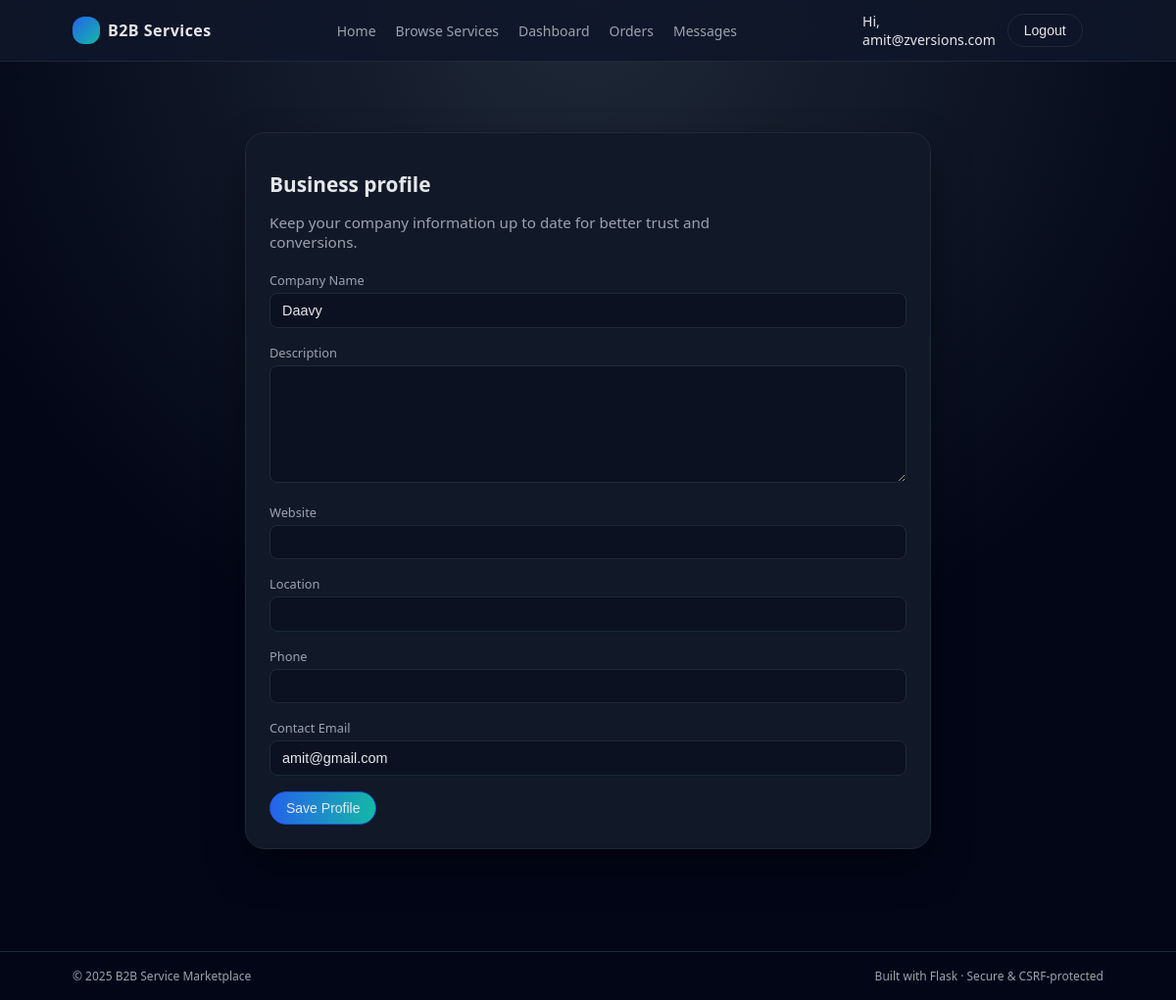
Screenshot of /profile (signed in) with the database file from the repository.
### app/models.py (models this page shows, shortened)
class User(UserMixin, db.Model):
    __tablename__ = "users"
    id = db.Column(db.Integer, primary_key=True)
    email = db.Column(db.String(120), unique=True, nullable=False, index=True)
    password_hash = db.Column(db.String(255), nullable=False)
    created_at = db.Column(db.DateTime, default=datetime.utcnow)
    is_admin = db.Column(db.Boolean, default=False)
    profile = db.relationship("BusinessProfile", backref="user", uselist=False)
    services = db.relationship("Service", backref="owner", lazy="dynamic")
    orders_as_buyer = db.relationship(
        "Order",
        backref="buyer",
        lazy="dynamic",
        foreign_keys="Order.buyer_id",
    )
    orders_as_seller = db.relationship(
        "Order",
        backref="seller",
        lazy="dynamic",
        foreign_keys="Order.seller_id",
    )

class BusinessProfile(db.Model):
    __tablename__ = "business_profiles"
    id = db.Column(db.Integer, primary_key=True)
    company_name = db.Column(db.String(150), nullable=False)
    description = db.Column(db.Text)
    website = db.Column(db.String(255))
    location = db.Column(db.String(255))
    phone = db.Column(db.String(50))
    contact_email = db.Column(db.String(120))
    user_id = db.Column(db.Integer, db.ForeignKey("users.id"), nullable=False)

### app/routes.py (the view, shortened to what this page needs)
@main_bp.route("/profile", methods=["GET", "POST"])
@login_required
def profile():
    profile = current_user.profile
    if not profile:
        profile = BusinessProfile(user_id=current_user.id, company_name="")
        db.session.add(profile)
        db.session.commit()
    form = ProfileForm(
        company_name=profile.company_name,
        description=profile.description,
        website=profile.website,
        location=profile.location,
        phone=profile.phone,
        contact_email=profile.contact_email,
    )
    return render_template("profile.html", form=form)

### app/forms.py
class ProfileForm(FlaskForm):
    company_name = StringField(
        "Company Name",
        validators=[DataRequired(), Length(max=150)],
    )
    description = TextAreaField("Description", validators=[Optional(), Length(max=2000)])
    website = StringField("Website", validators=[Optional(), Length(max=255)])
    location = StringField("Location", validators=[Optional(), Length(max=255)])
    phone = StringField("Phone", validators=[Optional(), Length(max=50)])
    contact_email = StringField(
        "Contact Email",
        validators=[Optional(), Email(), Length(max=120)],
    )
    submit = SubmitField("Save Profile")

### app/models.py (called while the page is built)
@login_manager.user_loader
def load_user(user_id):
    return User.query.get(int(user_id))

### app/routes.py (called while the page is built)
@main_bp.context_processor
def inject_globals():
    return dict(Order=Order)

### app/templates/profile.html (shortened to what this page needs)
{% extends "base.html" %}
{% block content %}
<div class="auth-container" style="max-width: 700px;">
  <h1 class="hero-title" style="font-size: 1.3rem; margin-bottom: 0.5rem;">
    Business profile
  </h1>
  <p class="hero-subtitle" style="margin-bottom: 1.25rem;">
    Keep your company information up to date for better trust and conversions.
  </p>
  <form method="post">
    <div class="form-group">
      {{ form.company_name.label }}
      {{ form.company_name }}
    </div>
    <div class="form-group">
      {{ form.description.label }}
      {{ form.description }}
    </div>
    <div class="form-group">
      {{ form.website.label }}
      {{ form.website }}
    </div>
    <div class="form-group">
      {{ form.location.label }}
      {{ form.location }}
    </div>
    <div class="form-group">
      {{ form.phone.label }}
      {{ form.phone }}
    </div>
    <div class="form-group">
      {{ form.contact_email.label }}
      {{ form.contact_email }}
    </div>
    <div class="form-actions">
      {{ form.submit(class_="btn btn-primary") }}
    </div>
  </form>
</div>
{% endblock %}

### app/templates/base.html (shortened to what this page needs)
<!doctype html>
<html lang="en">
  <head>
    <link
      rel="stylesheet"
      href="{{ url_for('static', filename='css/styles.css') }}"
    >
  </head>
  <body>
    <header class="navbar">
      <div class="navbar-inner">
        <div class="nav-brand">
          <div class="nav-logo"></div>
          <span>B2B Services</span>
        </div>
        <nav class="nav-links">
          <a href="{{ url_for('main.index') }}"
             class="{% if request.endpoint == 'main.index' %}active{% endif %}">
            Home
          </a>
          <a href="{{ url_for('main.service_list') }}"
             class="{% if request.endpoint == 'main.service_list' %}active{% endif %}">
            Browse Services
          </a>
          {% if current_user.is_authenticated %}
          <a href="{{ url_for('main.dashboard') }}"
             class="{% if request.endpoint == 'main.dashboard' %}active{% endif %}">
            Dashboard
          </a>
          <a href="{{ url_for('main.orders') }}"
             class="{% if request.endpoint == 'main.orders' %}active{% endif %}">
            Orders
          </a>
          <a href="{{ url_for('main.messages_overview') }}"
             class="{% if request.endpoint == 'main.messages_overview' %}active{% endif %}">
            Messages
          </a>
          {% endif %}
        </nav>
        <div class="nav-auth">
          {% if current_user.is_authenticated %}
          <span class="text-sm">Hi, {{ current_user.email }}</span>
          <form action="{{ url_for('main.logout') }}" method="get" style="margin:0;">
            <button type="submit" class="btn btn-outline">Logout</button>
          </form>
          {% else %}
          <a href="{{ url_for('main.login') }}" class="btn btn-outline">Log In</a>
          <a href="{{ url_for('main.register') }}" class="btn btn-primary">Sign Up</a>
          {% endif %}
        </div>
      </div>
    </header>
    <main class="container">
      {% block content %}{% endblock %}
    </main>
    <footer class="footer">
      <div class="footer-inner">
        <div>&copy; {{ 2025 }} B2B Service Marketplace</div>
        <div>Built with Flask &middot; Secure & CSRF-protected</div>
      </div>
    </footer>
  </body>
</html>

### app/static/css/styles.css (style rules this page uses)
:root { --primary: #2563eb; --primary-light: #3b82f6; --primary-dark: #1d4ed8; --accent: #14b8a6; --bg: #0f172a; --bg-alt: #020617; --surface: #0b1120; --surface-alt: #111827; --border: #1f2937; --text: #e5e7eb; --text-muted: #9ca3af; --danger: #ef4444; --success: #22c55e; --warning: #facc15; }
*, *::before, *::after { box-sizing: border-box; }
html, body { margin: 0; padding: 0; font-family: system-ui, -apple-system, BlinkMacSystemFont, "Segoe UI", sans-serif; background: radial-gradient(circle at top, #1f2937, #020617 60%); color: var(--text); min-height: 100%; }
a { color: var(--primary-light); text-decoration: none; }
.container { max-width: 1100px; margin: 0 auto; padding: 1.5rem; }
.navbar { background: rgba(15, 23, 42, 0.9); border-bottom: 1px solid var(--border); backdrop-filter: blur(16px); position: sticky; top: 0; z-index: 20; }
.navbar-inner { max-width: 1100px; margin: 0 auto; padding: 0.75rem 1.5rem; display: flex; align-items: center; justify-content: space-between; }
.nav-brand { display: flex; align-items: center; gap: 0.5rem; }
.nav-logo { width: 28px; height: 28px; border-radius: 0.75rem; background: linear-gradient(135deg, var(--primary), var(--accent)); }
.nav-brand span { font-weight: 600; letter-spacing: 0.03em; }
.nav-links { display: flex; align-items: center; gap: 1.25rem; font-size: 0.875rem; }
.nav-links a { color: var(--text-muted); text-decoration: none; }
.nav-auth { display: flex; align-items: center; gap: 0.75rem; font-size: 0.875rem; }
.btn { display: inline-flex; align-items: center; justify-content: center; font-size: 0.875rem; padding: 0.5rem 1rem; border-radius: 999px; border: 1px solid transparent; cursor: pointer; background: var(--surface-alt); color: var(--text); transition: background 0.15s ease, border-color 0.15s ease, transform 0.1s ease; }
.btn-primary { background: linear-gradient(to right, var(--primary), var(--accent)); border-color: var(--primary-dark); }
.btn-outline { background: transparent; border-color: var(--border); }
form { width: 100%; }
.form-group { margin-bottom: 1rem; }
label { font-size: 0.8rem; color: var(--text-muted); display: block; margin-bottom: 0.25rem; }
input[type="text"], input[type="email"], input[type="password"], input[type="number"], textarea, select { width: 100%; padding: 0.55rem 0.75rem; border-radius: 0.5rem; border: 1px solid var(--border); background: var(--surface); color: var(--text); font-size: 0.9rem; }
textarea { min-height: 120px; resize: vertical; }
.form-actions { margin-top: 1rem; }
.hero-title { font-size: 2rem; font-weight: 700; margin-bottom: 0.75rem; }
.hero-subtitle { font-size: 0.95rem; color: var(--text-muted); max-width: 32rem; }
.auth-container { max-width: 420px; margin: 3rem auto; padding: 1.5rem; background: var(--surface-alt); border-radius: 1.25rem; border: 1px solid var(--border); box-shadow: 0 18px 40px rgba(0, 0, 0, 0.4); }
.footer { border-top: 1px solid var(--border); margin-top: 2rem; padding: 1rem 0; font-size: 0.75rem; color: var(--text-muted); }
.footer-inner { max-width: 1100px; margin: 0 auto; padding: 0 1.5rem; display: flex; justify-content: space-between; flex-wrap: wrap; gap: 0.75rem; }

### rows the page displays
User: email "amit@zversions.com"
BusinessProfile: company_name "Daavy", contact_email "amit@gmail.com"

### other values shown
{{ 2025 }} "2025"
